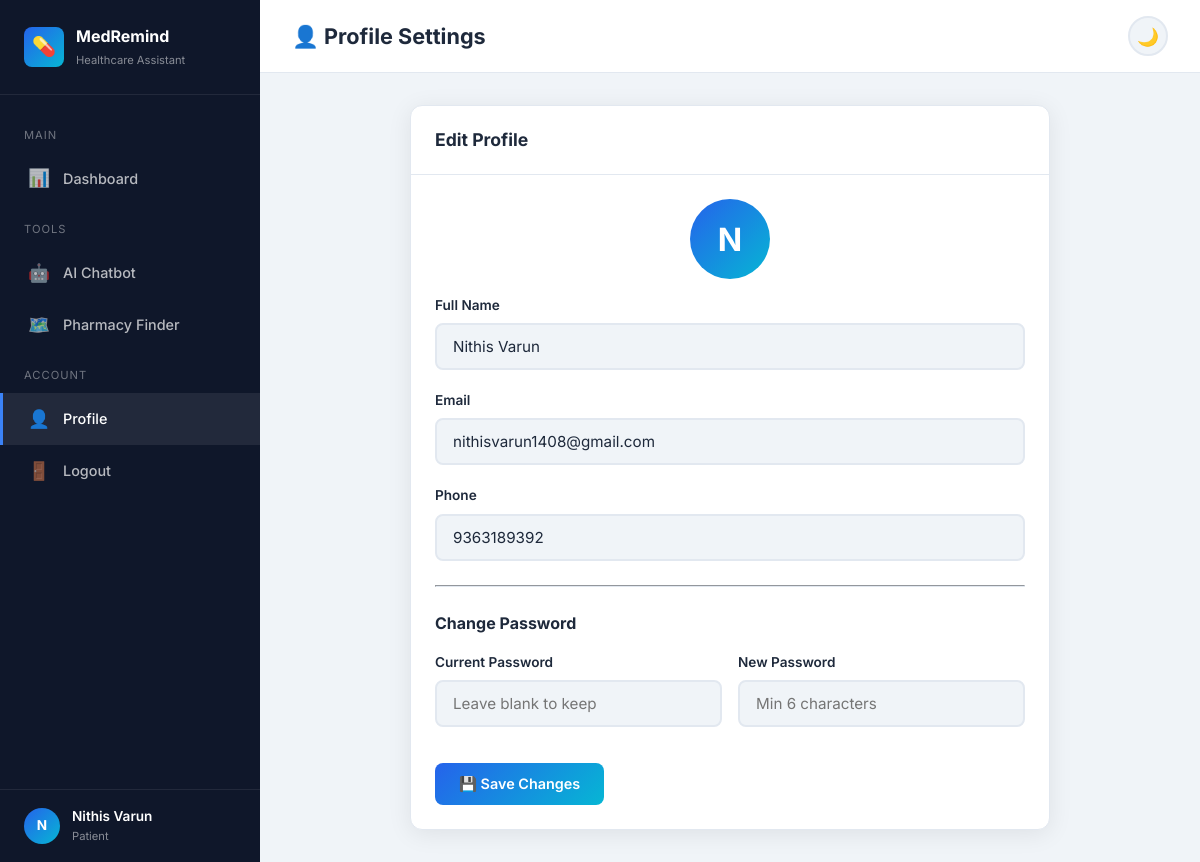
Screenshot of /profile (signed in) with the database file from the repository.
### tables this page shows
CREATE TABLE users (
            id INTEGER PRIMARY KEY AUTOINCREMENT,
            username TEXT UNIQUE NOT NULL,
            email TEXT UNIQUE NOT NULL,
            password TEXT NOT NULL,
            full_name TEXT,
            phone TEXT,
            created_at TIMESTAMP DEFAULT CURRENT_TIMESTAMP
        );

### app.py (the view, shortened to what this page needs)
@app.route('/profile', methods=['GET', 'POST'])
@login_required
def profile():
    conn = get_db()
    user = conn.execute('SELECT * FROM users WHERE id = ?', (session['user_id'],)).fetchone()
    conn.close()
    return render_template('profile.html', user=user)

### app.py (called while the page is built)
def get_db():
    conn = sqlite3.connect(DATABASE)
    conn.row_factory = sqlite3.Row
    return conn

def login_required(f):
    @wraps(f)
    def decorated_function(*args, **kwargs):
        if 'user_id' not in session:
            flash('Please log in to access this page.', 'warning')
            return redirect(url_for('login'))
        return f(*args, **kwargs)
    return decorated_function

### templates/profile.html (shortened to what this page needs)
<!DOCTYPE html>
<html lang="en">
<head>
    <link rel="stylesheet" href="{{ url_for('static', filename='css/style.css') }}">
</head>
<body>
    <div class="app-layout">
        <aside class="sidebar">
            <div class="sidebar-header">
                <div class="logo-icon">💊</div>
                <div><h2>MedRemind</h2><p>Healthcare Assistant</p></div>
            </div>
            <nav class="sidebar-nav">
                <div class="nav-section">Main</div>
                <a href="{{ url_for('dashboard') }}"><span class="nav-icon">📊</span> Dashboard</a>
                <div class="nav-section">Tools</div>
                <a href="{{ url_for('chatbot') }}"><span class="nav-icon">🤖</span> AI Chatbot</a>
                <a href="{{ url_for('pharmacy') }}"><span class="nav-icon">🗺️</span> Pharmacy Finder</a>
                <div class="nav-section">Account</div>
                <a href="{{ url_for('profile') }}" class="active"><span class="nav-icon">👤</span> Profile</a>
                <a href="{{ url_for('logout') }}"><span class="nav-icon">🚪</span> Logout</a>
            </nav>
            <div class="sidebar-footer">
                <div class="user-info">
                    <div class="avatar">{{ session.get('full_name', 'U')[0]|upper }}</div>
                    <div><div class="user-name">{{ session.get('full_name', 'User') }}</div><div class="user-role">Patient</div></div>
                </div>
            </div>
        </aside>
        <main class="main-content">
            <div class="topbar">
                <div class="flex items-center gap-2">
                    <h1>👤 Profile Settings</h1>
                </div>
                <div class="topbar-actions">
                    <button class="theme-toggle" id="themeToggle" onclick="toggleTheme()">🌙</button>
                </div>
            </div>
            <div class="page-content">
                <div class="card profile-card">
                    <div class="card-header"><h2>Edit Profile</h2></div>
                    <div class="card-body">
                        <div class="profile-avatar">{{ (user.full_name or user.username)[0]|upper }}</div>
                        <form method="POST" action="{{ url_for('profile') }}">
                            <div class="form-group">
                                <label for="full_name">Full Name</label>
                                <input type="text" id="full_name" name="full_name" value="{{ user.full_name or '' }}">
                            </div>
                            <div class="form-group">
                                <label for="email">Email</label>
                                <input type="email" id="email" name="email" value="{{ user.email }}">
                            </div>
                            <div class="form-group">
                                <label for="phone">Phone</label>
                                <input type="tel" id="phone" name="phone" value="{{ user.phone or '' }}">
                            </div>
                            <hr style="border-color:var(--border);margin:1.5rem 0">
                            <h3 style="font-size:1rem;margin-bottom:1rem">Change Password</h3>
                            <div class="form-row">
                                <div class="form-group">
                                    <label for="current_password">Current Password</label>
                                    <input type="password" id="current_password" name="current_password" placeholder="Leave blank to keep">
                                </div>
                                <div class="form-group">
                                    <label for="new_password">New Password</label>
                                    <input type="password" id="new_password" name="new_password" placeholder="Min 6 characters">
                                </div>
                            </div>
                            <button type="submit" class="btn btn-primary" style="margin-top:1rem">💾 Save Changes</button>
                        </form>
                    </div>
                </div>
            </div>
        </main>
    </div>
</body>
</html>

### rows the page displays
users: get "Nithis Varun", full_name "N", full_name "Nithis Varun", email "nithisvarun1408@gmail.com", phone "9363189392"

### other values shown
{{ session.get('full_name', 'U')[0]|upper }} "N"
